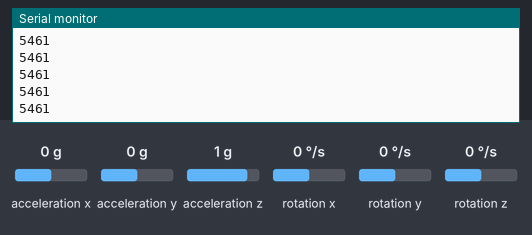
Recording of a sketch running on a simulated Arduino Uno, built with avr-gcc and run on an emulated ATmega328P. Shown: the last lines printed to the serial monitor. Wiring (inferred from the names in the program): MPU-6050 motion sensor at I2C address 0x68. Inputs (shaded band) come from the test bench; at power-on: acceleration x 0 g, acceleration y 0 g, acceleration z 1 g, rotation x 0 °/s, rotation y 0 °/s, rotation z 0 °/s.

Above: at 1.2 s.
1.3 s: acceleration x set to -1.4 g
At 2.1 s:
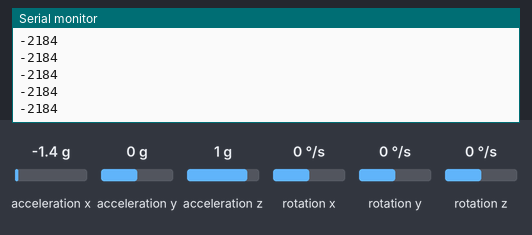
2.8 s: acceleration y set to -1.4 g
At 3.5 s:
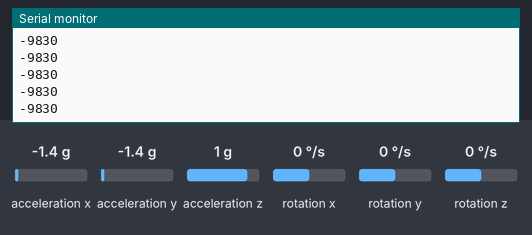
4.3 s: acceleration z set to -1.4 g
At 5.4 s:
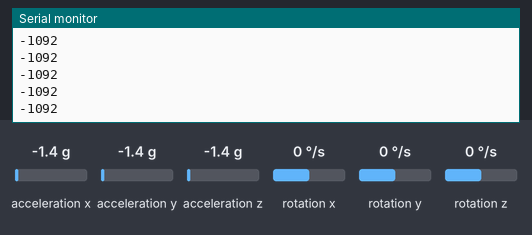
Timing chart, 0 to 7.3 s (numbered marks = the images above; inputs shaded):
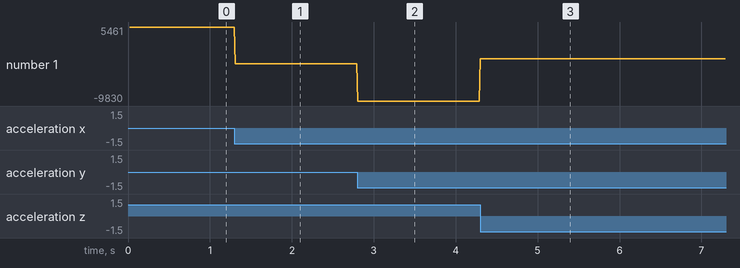

Measured:
- after the input at 1.3 s, the serial monitor: prints a new line at once (image 1)
- after the input at 2.8 s, the serial monitor: prints a new line at once (image 2)
- after the input at 4.3 s, the serial monitor: prints a new line at once (image 3)
- plotted number 1: 5461 → -2184 after the input at 1.3 s, -2184 → -9830 after the input at 2.8 s, -9830 → -1092 after the input at 4.3 s

The sketch:

mpu_6050_data.ino
```cpp
// MPU-6050 Short Example Sketch
// By Arduino User JohnChi
// August 17, 2014
// Public Domain
#include<Wire.h>
const int MPU_addr=0x68;  // I2C address of the MPU-6050
int16_t AcX,AcY,AcZ,combined, accIdle=0;
int steps = 0;
void setup(){
  Wire.begin();
  Wire.beginTransmission(MPU_addr);
  Wire.write(0x6B);  // PWR_MGMT_1 register
  Wire.write(0);     // set to zero (wakes up the MPU-6050)
  Wire.endTransmission(true);
  Serial.begin(9600);

  for(int i = 0; i < 10; i++){
      Wire.beginTransmission(MPU_addr);
      Wire.write(0x3B);  // starting with register 0x3B (ACCEL_XOUT_H)
      Wire.endTransmission(false);
      Wire.requestFrom(MPU_addr,14,true);  // request a total of 14 registers
      AcX=Wire.read()<<8|Wire.read();  // 0x3B (ACCEL_XOUT_H) & 0x3C (ACCEL_XOUT_L)
      AcY=Wire.read()<<8|Wire.read();  // 0x3D (ACCEL_YOUT_H) & 0x3E (ACCEL_YOUT_L)
      AcZ=Wire.read()<<8|Wire.read();  // 0x3F (ACCEL_ZOUT_H) & 0x40 (ACCEL_ZOUT_L)
      accIdle += ((AcX+AcY+AcZ) / 3);
  }
  accIdle /= 10;
}
void loop(){
  Wire.beginTransmission(MPU_addr);
  Wire.write(0x3B);  // starting with register 0x3B (ACCEL_XOUT_H)
  Wire.endTransmission(false);
  Wire.requestFrom(MPU_addr,14,true);  // request a total of 14 registers
  AcX=Wire.read()<<8|Wire.read();  // 0x3B (ACCEL_XOUT_H) & 0x3C (ACCEL_XOUT_L)
  AcY=Wire.read()<<8|Wire.read();  // 0x3D (ACCEL_YOUT_H) & 0x3E (ACCEL_YOUT_L)
  AcZ=Wire.read()<<8|Wire.read();  // 0x3F (ACCEL_ZOUT_H) & 0x40 (ACCEL_ZOUT_L)
  combined = ((AcX+AcY+AcZ) / 3);
  Serial.println(combined);
  delay(10);
}
```
